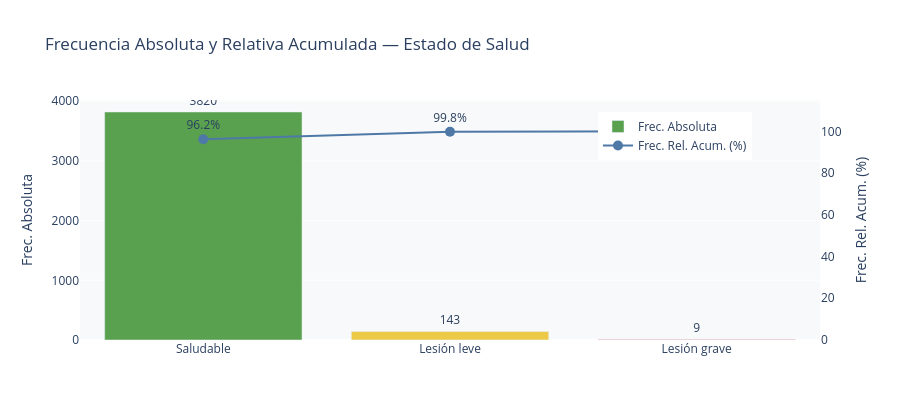

Notebook cell for this chart:
### Markdown cell above
### 5.3 · Estado de Salud

### Code cell
tbl_salud = tabla_frecuencias(df["Health_Label"], "Salud")
display(tbl_salud)

fig = go.Figure()
fig.add_trace(go.Bar(
    x=tbl_salud["Salud"], y=tbl_salud["Frec. Absoluta"],
    name="Frec. Absoluta",
    marker_color=["#59A14F","#EDC948","#E15759"],
    text=tbl_salud["Frec. Absoluta"], textposition="outside", yaxis="y1"
))
fig.add_trace(go.Scatter(
    x=tbl_salud["Salud"], y=tbl_salud["Frec. Rel. Acum. (%)"],
    name="Frec. Rel. Acum. (%)", mode="lines+markers+text",
    text=[f"{v:.1f}%" for v in tbl_salud["Frec. Rel. Acum. (%)"]],
    textposition="top center",
    marker=dict(size=10, color="#4E79A7"),
    line=dict(color="#4E79A7", width=2), yaxis="y2"
))
fig.update_layout(
    title="Frecuencia Absoluta y Relativa Acumulada — Estado de Salud",
    yaxis=dict(title="Frec. Absoluta"),
    yaxis2=dict(title="Frec. Rel. Acum. (%)", overlaying="y",
                side="right", range=[0,115], showgrid=False),
    legend=dict(x=0.7, y=0.95), plot_bgcolor=BG_COLOR,
    paper_bgcolor="white", height=420
)
fig.show()

### Figure 1 — Plotly figure (JSON) as saved in the notebook; plotly's stock layout.template omitted (floating-point values rounded to 4 significant figures)
{"data": [{"marker": {"color": ["#59A14F", "#EDC948", "#E15759"]}, "name": "Frec. Absoluta", "text": [3820.0, 143.0, 9.0], "textposition": "outside", "type": "bar", "x": ["Saludable", "Lesión leve", "Lesión grave"], "y": [3820, 143, 9], "yaxis": "y"}, {"line": {"color": "#4E79A7", "width": 2}, "marker": {"color": "#4E79A7", "size": 10}, "mode": "lines+markers+text", "name": "Frec. Rel. Acum. (%)", "text": ["96.2%", "99.8%", "100.0%"], "textposition": "top center", "type": "scatter", "x": ["Saludable", "Lesión leve", "Lesión grave"], "y": [96.17, 99.77, 100.0], "yaxis": "y2"}], "layout": {"height": 420, "legend": {"x": 0.7, "y": 0.95}, "paper_bgcolor": "white", "plot_bgcolor": "#F8F9FA", "title": {"text": "Frecuencia Absoluta y Relativa Acumulada — Estado de Salud"}, "yaxis": {"title": {"text": "Frec. Absoluta"}}, "yaxis2": {"overlaying": "y", "range": [0, 115], "showgrid": false, "side": "right", "title": {"text": "Frec. Rel. Acum. (%)"}}}}
